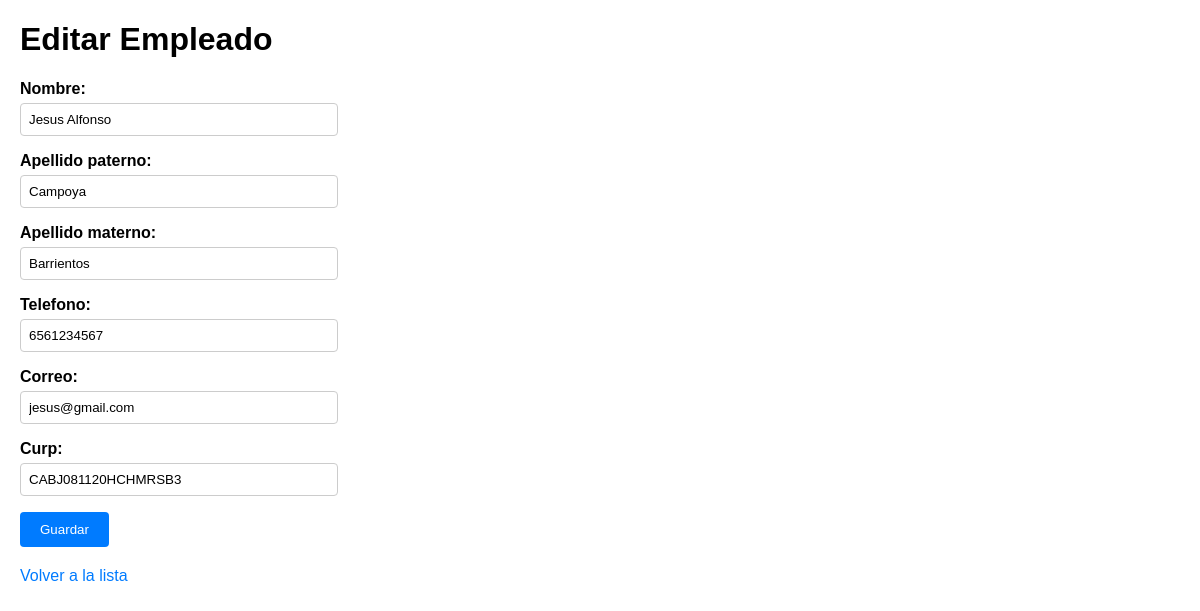
The page /empleados/editar/2/ on the database its author committed.
### empleados/models.py (models this page shows, shortened)
class Empleado(models.Model):
    nombre = models.CharField(max_length=100)
    apellido_paterno = models.CharField(max_length=100)
    apellido_materno = models.CharField(max_length=100, blank=True, null=True) # blank=True para formularios, null=True para la DB
    telefono = models.CharField(max_length=20, unique=True)
    correo = models.EmailField(max_length=150, unique=True)
    curp = models.CharField(max_length=18, unique=True)
    class Meta:
        verbose_name = "Empleado"
        verbose_name_plural = "Empleados"
        ordering = ['apellido_paterno', 'nombre'] # Ordena por defecto

### empleados/views.py (the view)
# urls.py: path('editar/<int:pk>/', views.editar_empleado, name='editar_empleado'), # /empleados/editar/1/
def editar_empleado(request, pk):
    empleado = get_object_or_404(Empleado, pk=pk) # Obtiene el empleado o devuelve 404
    if request.method == 'POST':
        form = EmpleadoForm(request.POST, instance=empleado) # Pasa la instancia para actualizarla
        if form.is_valid():
            form.save()
            return redirect('lista_empleados')
    else:
        form = EmpleadoForm(instance=empleado) # Carga los datos existentes en el formulario
    return render(request, 'empleados/empleado_form.html', {'form': form, 'titulo': 'Editar Empleado'})

### empleados/forms.py
class EmpleadoForm(forms.ModelForm):
    class Meta:
        model = Empleado
        fields = '__all__' # Incluye todos los campos del modelo
        widgets = { # Opcional: Personaliza la apariencia de los campos
            'nombre': forms.TextInput(attrs={'class': 'form-control', 'placeholder': 'Nombre(s)'}),
            'apellido_paterno': forms.TextInput(attrs={'class': 'form-control', 'placeholder': 'Apellido Paterno'}),
            'apellido_materno': forms.TextInput(attrs={'class': 'form-control', 'placeholder': 'Apellido Materno'}),
            'telefono': forms.TextInput(attrs={'class': 'form-control', 'placeholder': 'Ej. 5512345678'}),
            'correo': forms.EmailInput(attrs={'class': 'form-control', 'placeholder': 'correo@dominio.com'}),
            'curp': forms.TextInput(attrs={'class': 'form-control', 'placeholder': 'CURP'}),
        }

### empleados/templates/empleados/empleado_form.html (shortened to what this page needs)
<!DOCTYPE html>
<html lang="es">
<head>
</head>
<body>
    <h1>{{ titulo }}</h1>
    <form method="post">
        {{ form.as_p }}
        <button type="submit">Guardar</button>
    </form>
    <a href="{% url 'lista_empleados' %}" class="back-link">Volver a la lista</a>
</body>
</html>

### empleados/templates/empleados/empleado_form.html (style rules this page uses)
body { font-family: sans-serif; margin: 20px; }
label { display: block; margin-bottom: 5px; font-weight: bold; }
input[type="text"], input[type="email"] { width: 300px; padding: 8px; border: 1px solid #ccc; border-radius: 4px; }
button { padding: 10px 20px; background-color: #007bff; color: white; border: none; border-radius: 4px; cursor: pointer; }
.back-link { display: block; margin-top: 20px; text-decoration: none; color: #007bff; }

### rows shown on the page
Empleado: nombre "Jesus Alfonso", apellido_paterno "Campoya", apellido_materno "Barrientos", telefono "6561234567", correo "jesus@gmail.com", curp "CABJ081120HCHMRSB3"

### other values the page prints
{{ titulo }} "Editar Empleado"
